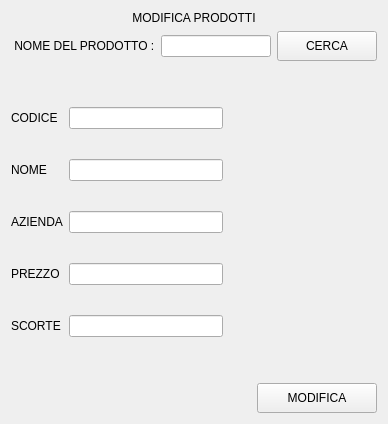
               <widget class="QWidget" name="page_modifica">
                <layout class="QVBoxLayout" name="verticalLayout_12">
                 <item>
                  <widget class="QLabel" name="label_14">
                   <property name="text">
                    <string>MODIFICA PRODOTTI</string>
                   </property>
                   <property name="alignment">
                    <set>Qt::AlignCenter</set>
                   </property>
                  </widget>
                 </item>
                 <item>
                  <layout class="QHBoxLayout" name="horizontalLayout_7">
                   <item>
                    <widget class="QLabel" name="label_15">
                     <property name="text">
                      <string> NOME DEL PRODOTTO :</string>
                     </property>
                    </widget>
                   </item>
                   <item>
                    <widget class="QLineEdit" name="mod_cerca">
                     <property name="text">
                      <string/>
                     </property>
                    </widget>
                   </item>
                   <item>
                    <widget class="QPushButton" name="bt_mod_cerca">
                     <property name="minimumSize">
                      <size>
                       <width>100</width>
                       <height>30</height>
                      </size>
                     </property>
                     <property name="text">
                      <string>CERCA</string>
                     </property>
                    </widget>
                   </item>
                  </layout>
                 </item>
                 <item>
                  <spacer name="verticalSpacer_4">
                   <property name="orientation">
                    <enum>Qt::Vertical</enum>
                   </property>
                   <property name="sizeHint" stdset="0">
                    <size>
                     <width>20</width>
                     <height>40</height>
                    </size>
                   </property>
                  </spacer>
                 </item>
                 <item>
                  <layout class="QHBoxLayout" name="horizontalLayout_8">
                   <item>
                    <layout class="QVBoxLayout" name="verticalLayout_11">
                     <property name="spacing">
                      <number>30</number>
                     </property>
                     <item>
                      <widget class="QLabel" name="label_4">
                       <property name="text">
                        <string>CODICE</string>
                       </property>
                      </widget>
                     </item>
                     <item>
                      <widget class="QLabel" name="label_5">
                       <property name="text">
                        <string>NOME</string>
                       </property>
                      </widget>
                     </item>
                     <item>
                      <widget class="QLabel" name="label_6">
                       <property name="text">
                        <string>AZIENDA</string>
                       </property>
                      </widget>
                     </item>
                     <item>
                      <widget class="QLabel" name="label_12">
                       <property name="text">
                        <string>PREZZO</string>
                       </property>
                      </widget>
                     </item>
                     <item>
                      <widget class="QLabel" name="label_13">
                       <property name="text">
                        <string>SCORTE</string>
                       </property>
                      </widget>
                     </item>
                    </layout>
                   </item>
                   <item>
                    <layout class="QVBoxLayout" name="verticalLayout_10">
                     <property name="spacing">
                      <number>30</number>
                     </property>
                     <item>
                      <widget class="QLineEdit" name="mod_codice"/>
                     </item>
                     <item>
                      <widget class="QLineEdit" name="mod_nome"/>
                     </item>
                     <item>
                      <widget class="QLineEdit" name="mod_azienda"/>
                     </item>
                     <item>
                      <widget class="QLineEdit" name="mod_prezzo"/>
                     </item>
                     <item>
                      <widget class="QLineEdit" name="mod_scorte"/>
                     </item>
                    </layout>
                   </item>
                   <item>
                    <spacer name="horizontalSpacer_6">
                     <property name="orientation">
                      <enum>Qt::Horizontal</enum>
                     </property>
                     <property name="sizeHint" stdset="0">
                      <size>
                       <width>40</width>
                       <height>20</height>
                      </size>
                     </property>
                    </spacer>
                   </item>
                  </layout>
                 </item>
                 <item>
                  <spacer name="verticalSpacer_3">
                   <property name="orientation">
                    <enum>Qt::Vertical</enum>
                   </property>
                   <property name="sizeHint" stdset="0">
                    <size>
                     <width>20</width>
                     <height>40</height>
                    </size>
                   </property>
                  </spacer>
                 </item>
                 <item>
                  <layout class="QHBoxLayout" name="horizontalLayout_6">
                   <item>
                    <widget class="QLabel" name="signal_modifica">
                     <property name="minimumSize">
                      <size>
                       <width>200</width>
                       <height>0</height>
                      </size>
                     </property>
                     <property name="text">
                      <string/>
                     </property>
                     <property name="alignment">
                      <set>Qt::AlignCenter</set>
                     </property>
                    </widget>
                   </item>
                   <item>
                    <spacer name="horizontalSpacer_5">
                     <property name="orientation">
                      <enum>Qt::Horizontal</enum>
                     </property>
                     <property name="sizeHint" stdset="0">
                      <size>
                       <width>40</width>
                       <height>20</height>
                      </size>
                     </property>
                    </spacer>
                   </item>
                   <item>
                    <widget class="QPushButton" name="bt_modifica_tabella">
                     <property name="minimumSize">
                      <size>
                       <width>120</width>
                       <height>30</height>
                      </size>
                     </property>
                     <property name="text">
                      <string>MODIFICA</string>
                     </property>
                    </widget>
                   </item>
                  </layout>
                 </item>
                </layout>
               </widget>
